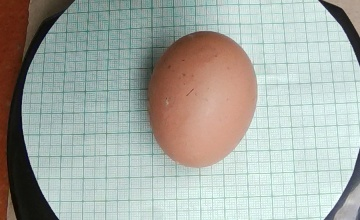
#> input picture Microservicio_IA/debug/1_original.jpg, 360 x 220 px
$ python -i egg_detector.py   (imports and definitions only)
#> lines starting #> are read from the running program, lines starting #| are printed output that depends on the picture; after the words box and inside, x2 and y2 are one past the last pixel; in counts of white or black regions, pixels touching at a corner belong together
import cv2
import numpy as np

class EggDetector:
    """
    Detector de huevos de alta precisión basado en segmentación cromática y filtrado geométrico.
    Aísla EXCLUSIVAMENTE la superficie del huevo y descarta el plato de la báscula,
    el papel milimetrado o los bordes del recuadro de interés (ROI).
    """
    def __init__(self, min_area=500, max_area=25000):
        self.min_area = min_area
        self.max_area = max_area

    def get_egg_mask(self, bgr_image):
        """
        Segmenta el huevo aislando su color café/naranjoso/crema del plato blanco de la báscula.
        """
        hsv = cv2.cvtColor(bgr_image, cv2.COLOR_BGR2HSV)
        h, s, v = cv2.split(hsv)
        b, g, r = cv2.split(bgr_image)

        # 1. Rango HSV para cáscara de huevo café / beige / naranja
        # Exige Saturación S >= 35 para excluir papel milimetrado blanco/gris (S < 25)
        lower_hsv1 = np.array([0, 35, 30], dtype=np.uint8)
        upper_hsv1 = np.array([28, 255, 245], dtype=np.uint8)
        mask_hsv1 = cv2.inRange(hsv, lower_hsv1, upper_hsv1)

        lower_hsv2 = np.array([160, 35, 30], dtype=np.uint8)
        upper_hsv2 = np.array([180, 255, 245], dtype=np.uint8)
        mask_hsv2 = cv2.inRange(hsv, lower_hsv2, upper_hsv2)

        color_mask = cv2.bitwise_or(mask_hsv1, mask_hsv2)

        # 2. Condición BGR: En huevos café/naranja, el canal Rojo (R) supera ampliamente al Azul (B)
        # R - B > 22 y R - G > 3 descarta superficies blancas, grises o verdosas del plato
        diff_rb = cv2.subtract(r, b)
        diff_rg = cv2.subtract(r, g)
        _, mask_rb = cv2.threshold(diff_rb, 22, 255, cv2.THRESH_BINARY)
        _, mask_rg = cv2.threshold(diff_rg, 3, 255, cv2.THRESH_BINARY)

        bgr_warm_mask = cv2.bitwise_and(mask_rb, mask_rg)

        # Máscara combinada por color cálido y saturación
        egg_color_mask = cv2.bitwise_and(color_mask, bgr_warm_mask)

        # 3. Respaldo por gradiente/bordes Canny si el huevo es de color muy claro (blanco)
        if cv2.countNonZero(egg_color_mask) < self.min_area:
            gray = cv2.cvtColor(bgr_image, cv2.COLOR_BGR2GRAY)
            blurred = cv2.GaussianBlur(gray, (5, 5), 0)
            edges = cv2.Canny(blurred, 30, 100)
            kernel_edge = cv2.getStructuringElement(cv2.MORPH_ELLIPSE, (7, 7))
            egg_color_mask = cv2.morphologyEx(edges, cv2.MORPH_CLOSE, kernel_edge, iterations=2)

        return egg_color_mask

    def detect(self, image):
        if image is None or image.size == 0:
            return False, None, None, None, None

        img_h, img_w = image.shape[:2]
        total_roi_area = float(img_h * img_w)

        # LÍMITES CRÍTICOS: Un huevo individual ocupa entre el 2% y el 35% del recuadro ZONA HUEVO.
        # Cualquier contorno mayor al 38% es el plato entero de la báscula o el ROI completo.
        max_allowed_area = int(total_roi_area * 0.38)
        min_allowed_area = max(self.min_area, int(total_roi_area * 0.015))

        # 1. Obtener la máscara de color del huevo
        raw_mask = self.get_egg_mask(image)

        # 2. Operaciones morfológicas para unir la cáscara y eliminar pequeños puntos de ruido
        kernel_close = cv2.getStructuringElement(cv2.MORPH_ELLIPSE, (9, 9))
        kernel_open = cv2.getStructuringElement(cv2.MORPH_ELLIPSE, (5, 5))

        closed = cv2.morphologyEx(raw_mask, cv2.MORPH_CLOSE, kernel_close, iterations=2)
        clean_mask = cv2.morphologyEx(closed, cv2.MORPH_OPEN, kernel_open, iterations=1)

        # 3. Encontrar contornos candidatos
        contours, _ = cv2.findContours(clean_mask, cv2.RETR_EXTERNAL, cv2.CHAIN_APPROX_SIMPLE)

        best_contour = None
        best_ellipse = None
        best_hull = None
        best_score = -1.0

        center_roi = (img_w / 2.0, img_h / 2.0)

        for cnt in contours:
            area = cv2.contourArea(cnt)

            # FILTRO ESENCIAL: Rechazar el plato o el ROI completo si excede el tamaño máximo de un huevo
            if area < min_allowed_area or area > max_allowed_area:
                continue

            hull = cv2.convexHull(cnt)
            hull_area = cv2.contourArea(hull)
            if hull_area <= 0:
                continue

            solidity = area / float(hull_area)

            # Un huevo tiene forma convexa suave (solidez >= 0.78)
            if solidity < 0.76:
                continue

            # Evaluar elipse ajustada si hay suficientes puntos
            if len(cnt) >= 5:
                try:
                    ellipse = cv2.fitEllipse(cnt)
                    (cx, cy), (d1, d2), angle = ellipse
                    major_axis = max(d1, d2)
                    minor_axis = min(d1, d2)

                    if minor_axis <= 0:
                        continue

                    aspect_ratio = major_axis / float(minor_axis)

                    # Proporción de aspecto del huevo (entre 1.08 y 2.1)
                    if 1.05 <= aspect_ratio <= 2.15:
                        # Priorizar el contorno que esté más centrado en la zona y tenga tamaño realista
                        dist_to_center = np.hypot(cx - center_roi[0], cy - center_roi[1])
                        # Puntuación basada en área y centralidad
                        score = area / (1.0 + dist_to_center * 0.05)

                        if score > best_score:
                            best_score = score
                            best_contour = cnt
                            best_ellipse = ellipse
                            best_hull = hull
                except Exception:
                    pass

            # Respaldo geométrico sin elipse
            if best_contour is None and solidity >= 0.80:
                dist_to_center = np.hypot(cv2.moments(cnt)['m10']/cv2.moments(cnt)['m00'] - center_roi[0],
                                          cv2.moments(cnt)['m01']/cv2.moments(cnt)['m00'] - center_roi[1]) if cv2.moments(cnt)['m00'] > 0 else 0
                score = area / (1.0 + dist_to_center * 0.05)
                if score > best_score:
                    best_score = score
                    best_contour = cnt
                    best_hull = hull
                    rect = cv2.minAreaRect(cnt)
                    best_ellipse = rect

        if best_contour is not None:
            # Rellenar EXCLUSIVAMENTE el contorno del huevo detectado
            egg_mask = np.zeros((img_h, img_w), dtype=np.uint8)
            cv2.drawContours(egg_mask, [best_contour], -1, 255, -1)
            return True, best_contour, egg_mask, best_hull, best_ellipse

        return False, None, clean_mask, None, None

    def draw_detection_overlay(self, frame, contour, ellipse, offset_x=0, offset_y=0):
        """
        Dibuja la sobreposición visual bordando ÚNICAMENTE la forma del huevo.
        """
        if frame is None or contour is None:
            return frame

        output = frame.copy()
        shifted_contour = contour + np.array([offset_x, offset_y], dtype=np.int32)

        # Dibujar contorno verde lima ajustado al borde exacto del huevo
        cv2.drawContours(output, [shifted_contour], -1, (0, 255, 127), 2)

        # Dibujar elipse rosa bordeando el huevo
        if ellipse is not None:
            try:
                (cx, cy), (d1, d2), angle = ellipse
                shifted_ellipse = ((cx + offset_x, cy + offset_y), (d1, d2), angle)
                cv2.ellipse(output, shifted_ellipse, (255, 0, 255), 2)
                cv2.circle(output, (int(cx + offset_x), int(cy + offset_y)), 4, (0, 0, 255), -1)
            except Exception:
                pass

        return output

>>> import cv2
>>> picture = cv2.imread('../debug/1_original.jpg')
#> picture is the input picture: shape (220, 360, 3); mean B, G, R 164.3, 170.9, 165.2
>>> result = EggDetector().detect(picture)
#> in get_egg_mask, `hsv = cv2.cvtColor(bgr_image, cv2.COLOR_BGR2HSV)`: hsv: shape (220, 360, 3); mean H, S, V 67.4, 49.7, 180.9
#> in get_egg_mask, `h, s, v = cv2.split(hsv)`:
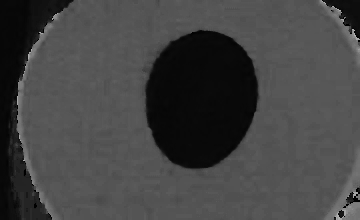
#> h: shape (220, 360); min 0, max 177, mean 67.4
#> in get_egg_mask, `h, s, v = cv2.split(hsv)`:
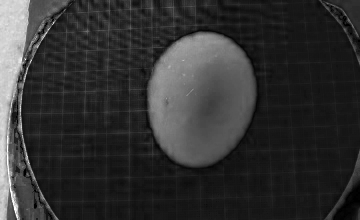
#> s: shape (220, 360); min 0, max 255, mean 49.7
#> in get_egg_mask, `b, g, r = cv2.split(bgr_image)`:
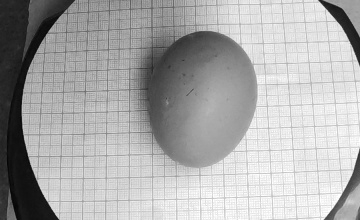
#> g: shape (220, 360); min 3, max 255, mean 170.9
#> in get_egg_mask, `b, g, r = cv2.split(bgr_image)`:
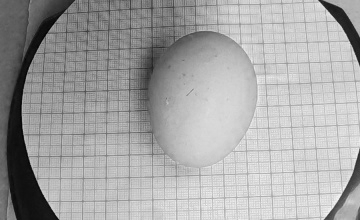
#> r: shape (220, 360); min 2, max 244, mean 165.2
#> in get_egg_mask, `mask_hsv1 = cv2.inRange(hsv, lower_hsv1, upper_hsv1)`:
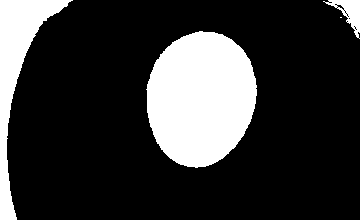
#> mask_hsv1: shape (220, 360); 21% white; 4 white regions (1 under 20 px), largest, box (x1, y1, x2, y2) and area: (146, 31, 257, 168) 11687, (0, 0, 73, 220) 4435, (323, 0, 360, 39) 545
#> in get_egg_mask, `mask_hsv2 = cv2.inRange(hsv, lower_hsv2, upper_hsv2)`: mask_hsv2: shape (220, 360); 0.01% white in thin lines or dots, all inside (x1, y1, x2, y2) = (322, 1, 355, 34)
#> in get_egg_mask, `color_mask = cv2.bitwise_or(mask_hsv1, mask_hsv2)`: color_mask: shape (220, 360); 21.1% white; 4 white regions (1 under 20 px), largest, box (x1, y1, x2, y2) and area: (146, 31, 257, 168) 11687, (0, 0, 73, 220) 4435, (322, 0, 360, 39) 550
#> in get_egg_mask, `_, mask_rb = cv2.threshold(diff_rb, 22, 255, cv2.THRESH_BINARY)`: mask_rb: shape (220, 360); 20.3% white; 3 white regions, box (x1, y1, x2, y2) and area: (148, 32, 257, 168) 11559, (0, 0, 58, 220) 4129, (328, 0, 360, 34) 429
#> in get_egg_mask, `_, mask_rg = cv2.threshold(diff_rg, 3, 255, cv2.THRESH_BINARY)`: mask_rg: shape (220, 360); 21.8% white; 13 white regions (9 under 20 px), largest, box (x1, y1, x2, y2) and area: (147, 30, 258, 168) 11881, (0, 0, 73, 220) 4734, (320, 0, 360, 39) 593, (336, 214, 340, 220) 23
#> in get_egg_mask, `egg_color_mask = cv2.bitwise_and(color_mask, bgr_warm_mask)`: egg_color_mask: shape (220, 360); 20.3% white; 3 white regions, box (x1, y1, x2, y2) and area: (148, 32, 257, 168) 11536, (0, 0, 58, 220) 4105, (328, 0, 360, 33) 421
#> in detect, `closed = cv2.morphologyEx(raw_mask, cv2.MORPH_CLOSE, kernel_close, ite..`:
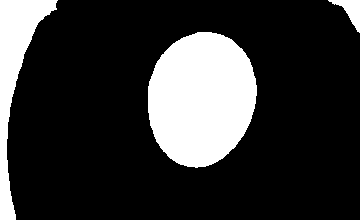
#> closed: shape (220, 360); 20.4% white; 3 white regions, box (x1, y1, x2, y2) and area: (148, 32, 257, 168) 11543, (0, 0, 58, 220) 4157, (328, 0, 360, 33) 426
#> in detect, `clean_mask = cv2.morphologyEx(closed, cv2.MORPH_OPEN, kernel_open, ite..`: clean_mask: shape (220, 360); 20.4% white; 3 white regions
#> in detect, `contours, _ = cv2.findContours(clean_mask, cv2.RETR_EXTERNAL, cv2.CHAI..`: contours = 3 contours; box (x1, y1, x2, y2) and area: (148, 32, 257, 168) 11366, (0, 0, 57, 220) 3894, (330, 0, 360, 33) 371
#> the loop in detect, `for cnt in contours:` made 3 passes
#> (area, hull_area, solidity, cx, cy, d1, d2, angle) on pass 1: (11366.5, 11488.5, 0.989, 200.8, 98.3, 107, 135.6, 11.1)
#> area on pass 2: 371
#> after the loop in detect, `for cnt in contours:`: best_contour = contour of 180 points, box (x1, y1, x2, y2) (148, 32, 257, 168), area 11366; best_hull = contour of 47 points, box (x1, y1, x2, y2) (148, 32, 257, 168), area 11488; best_score = 5180.8
#> in detect, `cv2.drawContours(egg_mask, [best_contour], -1, 255, -1)`:
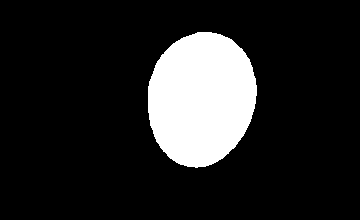
#> egg_mask: shape (220, 360); 14.6% white; 1 white region, box (x1, y1, x2, y2) and area: (148, 32, 257, 168) 11542
#> result = 5 items
